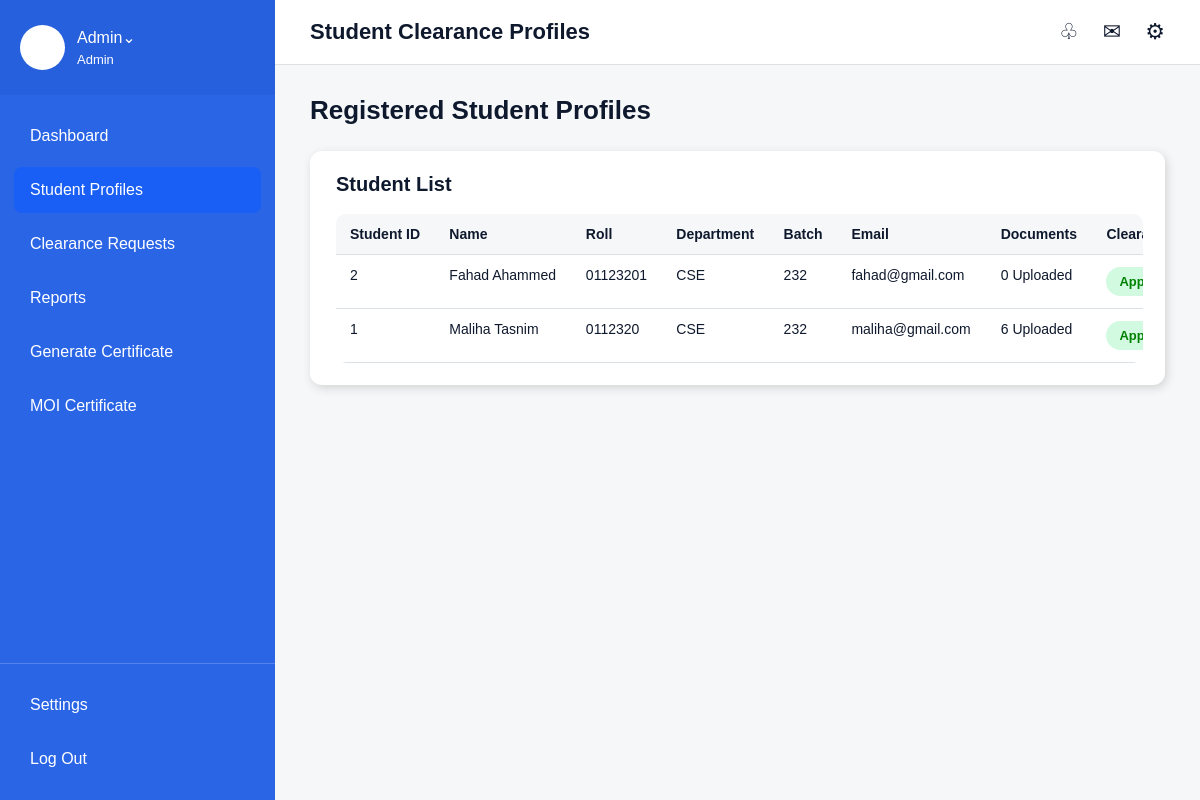
Page /student-clearance-profile.php (signed in) on the committed database.
### tables this page shows
CREATE TABLE `students` (
  `student_id` int(11) NOT NULL,
  `name` varchar(100) NOT NULL,
  `roll` varchar(50) NOT NULL,
  `department` varchar(100) NOT NULL,
  `batch` varchar(50) NOT NULL,
  `email` varchar(100) NOT NULL,
  `password` varchar(100) NOT NULL,
  `created_at` timestamp NOT NULL DEFAULT current_timestamp()
);

### student-clearance-profile.php (the view, shortened to what this page needs)
<?php
include "../db.php";
$sql = "SELECT * FROM students ORDER BY student_id DESC";
$result = $conn->query($sql);
?>
<!DOCTYPE html>
<html lang="en">
<head>
    <link rel="stylesheet" type="text/css" href="./admin.css">
</head>
<body>
<div class="page">
    <div class="left">
        <div class="profile">
            <div class="profile-icon"></div>
            <div>
                <div>Admin⌄</div>
                <div class="small-name"><?php echo $_SESSION["admin_name"]; ?></div>
            </div>
        </div>
        <div class="nav">
            <a class="nav-item" href="admin-dashboard.php">Dashboard</a>
            <a class="nav-item active" href="student-clearance-profile.php">Student Profiles</a>
            <a class="nav-item" href="clearance-requests.php">Clearance Requests</a>
            <a class="nav-item" href="reports.php">Reports</a>
            <a class="nav-item" href="generate-certificate.php">Generate Certificate</a>
            <a class="nav-item" href="moi-certificate-management.php">MOI Certificate</a>
        </div>
        <div class="bottom-nav">
            <a class="nav-item" href="settings.php">Settings</a>
            <a class="nav-item" href="../logout.php">Log Out</a>
        </div>
    </div>
    <div class="right">
        <div class="top">
            <div class="top-title">Student Clearance Profiles</div>
            <div class="top-icons">♧ ✉ ⚙</div>
        </div>
        <div class="content">
            <div class="welcome">Registered Student Profiles</div>
            <div class="frontend-card">
                <div class="section-title">Student List</div>
                <div class="table-box no-shadow">
                    <table>
                        <tr>
                            <th>Student ID</th>
                            <th>Name</th>
                            <th>Roll</th>
                            <th>Department</th>
                            <th>Batch</th>
                            <th>Email</th>
                            <th>Documents</th>
                            <th>Clearance Status</th>
                        </tr>
                        <?php
                        if($result->num_rows > 0){
                            while($student = $result->fetch_assoc()){
                                $student_id = $student["student_id"];
                                $doc_sql = "SELECT * FROM documents WHERE student_id='$student_id'";
                                $doc_result = $conn->query($doc_sql);
                                $total_documents = $doc_result->num_rows;
                                $clearance_sql = "SELECT * FROM clearance_requests WHERE student_id='$student_id'";
                                $clearance_result = $conn->query($clearance_sql);
                                $clearance_status = "Not Submitted";
                                if($clearance_result->num_rows > 0){
                                    $clearance_row = $clearance_result->fetch_assoc();
                                    $clearance_status = $clearance_row["status"];
                                }
                                echo "<tr>";
                                echo "<td>".$student["student_id"]."</td>";
                                echo "<td>".$student["name"]."</td>";
                                echo "<td>".$student["roll"]."</td>";
                                echo "<td>".$student["department"]."</td>";
                                echo "<td>".$student["batch"]."</td>";
                                echo "<td>".$student["email"]."</td>";
                                echo "<td>".$total_documents." Uploaded</td>";
                                if($clearance_status == "Approved"){
                                    echo "<td><span class='status green'>Approved</span></td>";
                                }
                                echo "</tr>";
                            }
                        }
                        else{
                            echo "<tr><td colspan='8'>No students found.</td></tr>";
                        }
                        ?>
                    </table>
                </div>
            </div>
        </div>
    </div>
</div>
</body>
</html>

### admin.css (style rules this page uses)
* { margin: 0; padding: 0; box-sizing: border-box; }
body { font-family: Arial, sans-serif; color: rgb(15, 25, 45); background: rgb(246, 247, 249); }
a { text-decoration: none; color: inherit; }
.page { display: flex; height: 100vh; overflow: hidden; }
.left { width: 275px; height: 100vh; background: rgb(42, 101, 230); color: white; display: flex; flex-direction: column; overflow-y: auto; flex-shrink: 0; }
.profile { display: flex; align-items: center; gap: 12px; padding: 25px 20px; background: rgb(38, 96, 220); }
.profile-icon { width: 45px; height: 45px; background: white; color: rgb(32, 97, 241); border-radius: 50%; text-align: center; line-height: 45px; }
.small-name { font-size: 13px; margin-top: 5px; }
.nav { display: flex; flex-direction: column; padding: 18px 14px; gap: 8px; }
.nav-item { padding: 14px 16px; border-radius: 8px; font-size: 16px; color: white; }
.nav-item:hover, .nav-item.active { background: rgb(25, 94, 245); }
.bottom-nav { margin-top: auto; border-top: 1px solid rgba(255,255,255,0.2); padding: 18px 14px; display: flex; flex-direction: column; gap: 8px; }
.right { flex: 1; height: 100vh; background: rgb(246, 247, 249); overflow-y: auto; overflow-x: hidden; }
.top { height: 65px; background: white; border-bottom: 1px solid rgb(220, 225, 230); display: flex; justify-content: space-between; align-items: center; padding: 0 35px; position: sticky; top: 0; z-index: 10; }
.top-title { font-size: 22px; font-weight: bold; }
.top-icons { word-spacing: 18px; font-size: 22px; }
.content, .admin-content, .profile-content { padding: 30px 35px 50px 35px; }
.welcome { font-size: 26px; font-weight: bold; margin-bottom: 25px; }
.dash-card, .admin-summary-card, .report-card, .frontend-card, .activity, .admin-main-card, .main-card, .profile-box, .profile-action-card, .request-card, .info-box { background: white; border-radius: 12px; padding: 22px; box-shadow: 2px 3px 10px lightgray; border-left: 4px solid transparent; margin-top: 20px; }
.dash-title, .section-title, .page-title { font-size: 20px; font-weight: bold; margin-bottom: 10px; }
.table-box { width: 100%; overflow-x: auto; background: white; border-radius: 10px; margin-top: 18px; }
table, .admin-table, .profile-table { width: 100%; border-collapse: collapse; min-width: 900px; }
th, td, .admin-table th, .admin-table td, .profile-table th, .profile-table td { text-align: left; padding: 12px 14px; border-bottom: 1px solid rgb(220, 225, 230); font-size: 14px; vertical-align: top; }
th, .admin-table th { background: rgb(246, 247, 249); font-weight: bold; }
.status { padding: 7px 13px; border-radius: 18px; display: inline-block; font-size: 13px; font-weight: bold; }
.green { background: rgb(210, 250, 225); color: green; }
.no-shadow { box-shadow: none; padding: 0; }

### rows in the picture
students: student_id "2", name "Fahad Ahammed", roll "01123201", department "CSE", batch "232", email "fahad@gmail.com", total_documents "0"
students: student_id "1", name "Maliha Tasnim", roll "0112320", department "CSE", batch "232", email "maliha@gmail.com", total_documents "6"

### other values in the picture
$_SESSION["admin_name"] "Admin"
